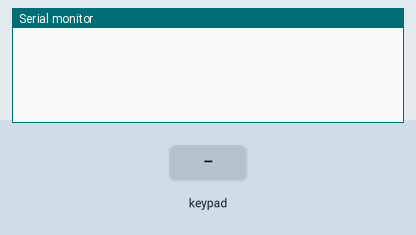
Recording of a sketch running on a simulated Arduino Mega 2560, built with avr-gcc and run on an emulated ATmega2560. On the bench: the last lines printed to the serial monitor. The test bench sets the inputs (shaded band).

Above: at 1.2 s.
1.3 s: key '1' pressed
At 2.3 s:
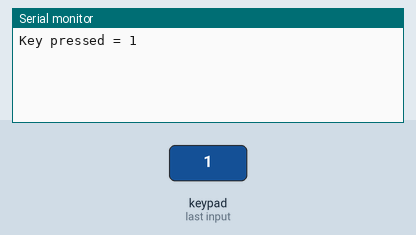
2.8 s: keypad keys 1 6 1 7 5 1 8 A pressed 0.4 s apart
At 6.2 s:
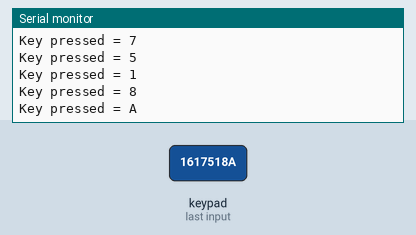
7.5 s: key 'B' pressed
At 7.9 s:
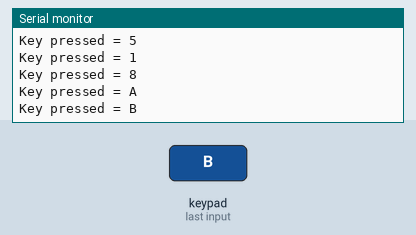
9.0 s: keypad keys 1 6 1 7 5 1 8 D pressed 0.4 s apart
At 13.0 s:
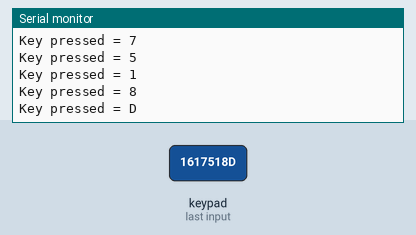
13.7 s: key 'C' pressed
At 14.8 s:
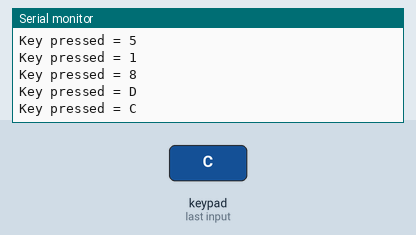
15.2 s: key 'E' pressed
At 16.1 s:
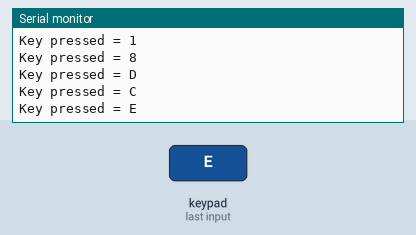
Timing chart, 0 to 17.7 s (numbered marks = the images above; inputs shaded):
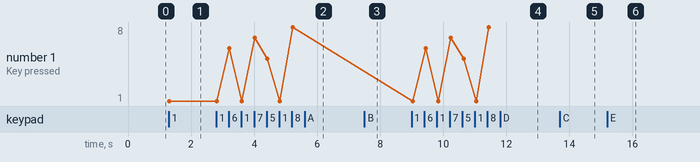

The sketch:

keypad.ino.ino
```cpp
#include <Keypad.h>
char keys[4][4]={
{'1','2','3','4'},
{'5','6','7','8'},
{'9','0','A','B'},
{'C','D','E','F'}}; //defining
byte rowPin[4]={16,17,5,18}; //declaring the rows and column pins (Port P2)
byte colPin[4]={19,21,22,23};
// Creating 4X4 Keypad
Keypad keypad=Keypad(makeKeymap(keys),rowPin,colPin,4,4);
void setup()
{
Serial.begin(9600);
}
void loop()
{
//This function will fetch the character being pressed
char pressed=keypad.getKey();
if(pressed)
{
Serial.print("Key pressed = ");
Serial.println(pressed);
}
delay(100);
}
```

Measured:
- after the input at 1.3 s, the serial monitor: prints a new line at once (image 1)
- after the input at 2.8 s, the serial monitor: prints a new line after 0.41 s (image 2)
- after the input at 7.5 s, the serial monitor: prints a new line at once (image 3)
- after the input at 9.0 s, the serial monitor: prints a new line at once (image 4)
- after the input at 13.7 s, the serial monitor: prints a new line after 0.06 s (image 5)
- after the input at 15.2 s, the serial monitor: prints a new line after 0.06 s (image 6)
- plotted number 1: 1 → 8 after the input at 2.8 s
